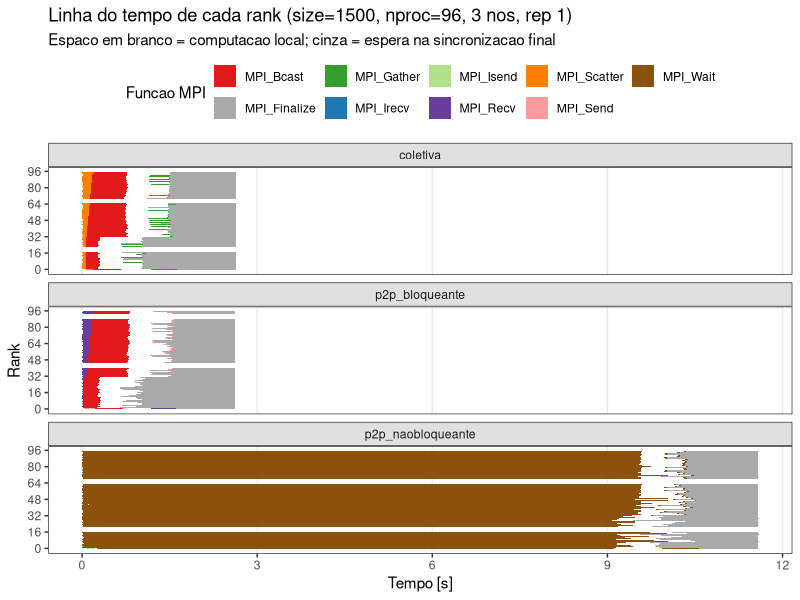
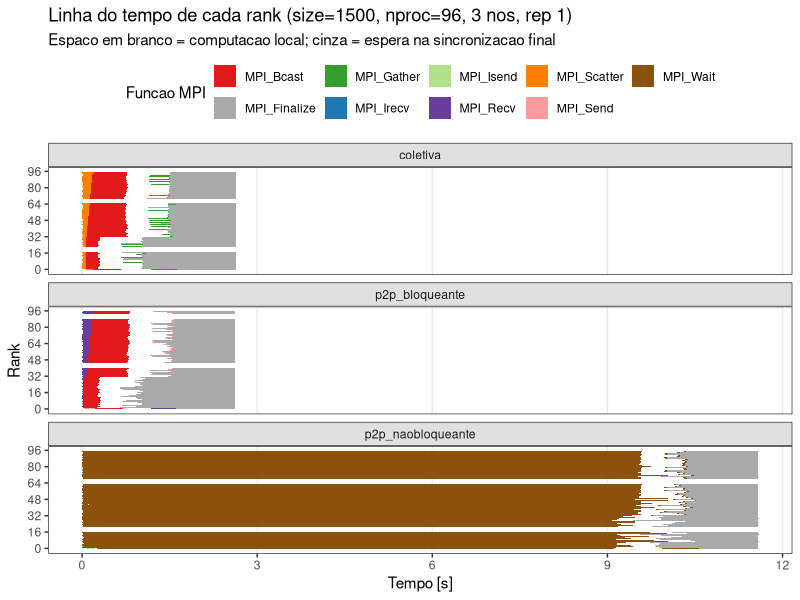
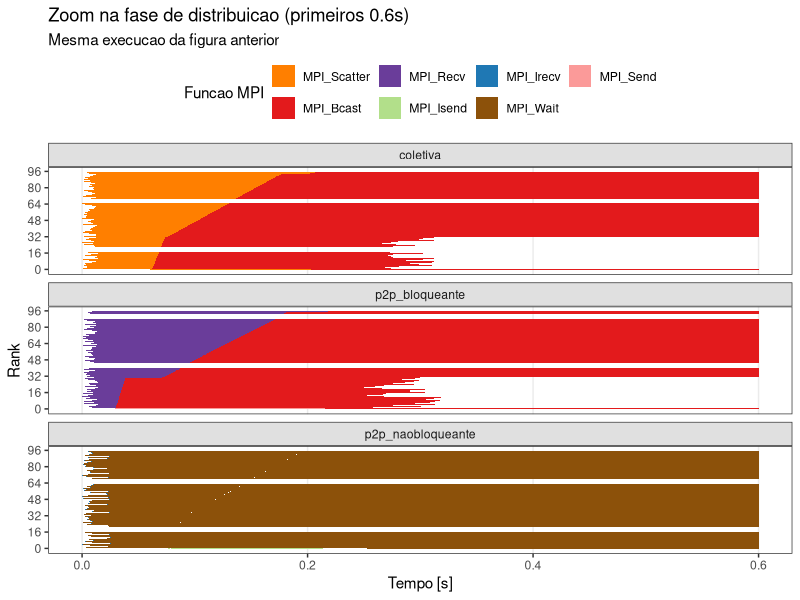
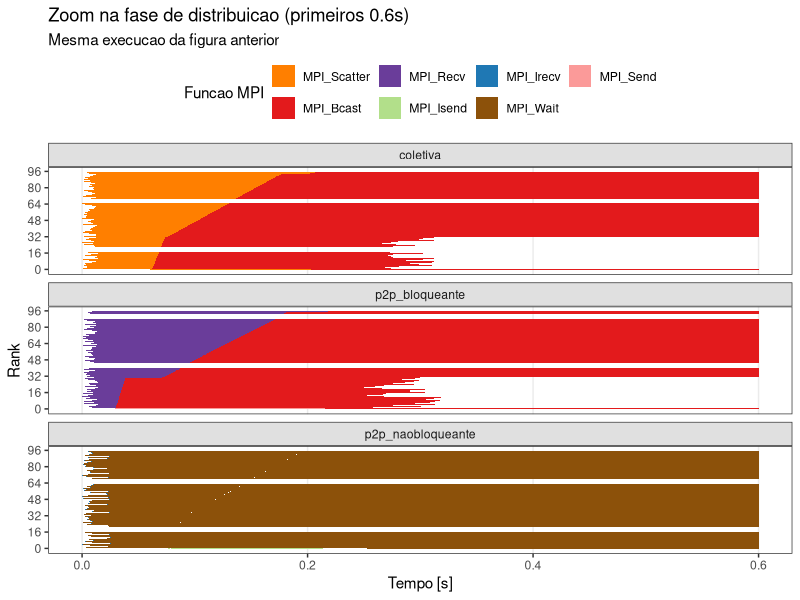

R code for these plots, in order:
library(dplyr)
library(ggplot2)

pdf(NULL)

df <- read.csv("../../results/rastro_completo.csv", stringsAsFactors = FALSE)

# Paleta de cores igual ao gráfico original
cores_funcao <- c(
  "MPI_Bcast"     = "#e31a1c",
  "MPI_Gather"    = "#33a02c",
  "MPI_Isend"     = "#b2df8a",
  "MPI_Scatter"   = "#ff7f00",
  "MPI_Wait"      = "#8c510a",
  "MPI_Finalize"  = "#aaaaaa",
  "MPI_Irecv"     = "#1f78b4",
  "MPI_Recv"      = "#6a3d9a",
  "MPI_Send"      = "#fb9a99",
  "MPI_Comm_rank" = "#dddddd",
  "MPI_Comm_size" = "#dddddd",
  "MPI_Wtime"     = "#dddddd"
)

# Funções a mostrar (exclui as triviais)
funcs_show <- c("MPI_Bcast", "MPI_Gather", "MPI_Isend", "MPI_Scatter",
                "MPI_Wait", "MPI_Finalize", "MPI_Irecv", "MPI_Recv", "MPI_Send")

# Filtrar execução: size=1500, nproc=96, nodes=3, rep=1
gantt <- df %>%
  filter(size == 1500, nproc == 96, nodes == 3, rep == 1,
         funcao %in% funcs_show) %>%
  mutate(
    # Extrair número do rank para ordenação numérica correta
    rank_num = as.integer(sub("rank", "", rank)),
    tipo = recode(tipo,
      "coletiva"          = "coletiva",
      "p2p_bloqueante"    = "p2p_bloqueante",
      "p2p_naobloqueante" = "p2p_naobloqueante"
    ),
    tipo = factor(tipo, levels = c("coletiva", "p2p_bloqueante", "p2p_naobloqueante"))
  )

# ─── Gráfico 1: Gantt Geral ───────────────────────────────────────────────────
p_geral <- ggplot(gantt,
    aes(xmin = inicio, xmax = fim,
        ymin = rank_num - 0.45, ymax = rank_num + 0.45,
        fill = funcao)) +
  geom_rect() +
  facet_wrap(~ tipo, ncol = 1, strip.position = "top") +
  scale_fill_manual(values = cores_funcao, name = "Funcao MPI") +
  scale_y_continuous(breaks = c(0, 16, 32, 48, 64, 80, 96),
                     name = "Rank") +
  scale_x_continuous(name = "Tempo [s]") +
  labs(
    title    = "Linha do tempo de cada rank (size=1500, nproc=96, 3 nos, rep 1)",
    subtitle = "Espaco em branco = computacao local; cinza = espera na sincronizacao final"
  ) +
  theme_bw(base_size = 11) +
  theme(
    legend.position  = "top",
    legend.direction = "horizontal",
    panel.grid.minor = element_blank(),
    panel.grid.major.y = element_blank(),
    strip.background = element_rect(fill = "#e0e0e0")
  ) +
  guides(fill = guide_legend(nrow = 2))

ggsave("../imgs/gantt_geral.pdf", p_geral, width = 11, height = 9)
ggsave("../imgs/gantt_geral.png", p_geral, width = 11, height = 9, dpi = 150)
message("Salvo: gantt_geral.pdf / .png")

# ─── Gráfico 2: Zoom na fase de distribuição (primeiros 0.6s) ────────────────
gantt_zoom <- gantt %>%
  # Clipa os segmentos ao intervalo [0, 0.6]
  filter(inicio < 0.6) %>%
  mutate(fim = pmin(fim, 0.6))

p_zoom <- ggplot(gantt_zoom,
    aes(xmin = inicio, xmax = fim,
        ymin = rank_num - 0.45, ymax = rank_num + 0.45,
        fill = funcao)) +
  geom_rect() +
  facet_wrap(~ tipo, ncol = 1, strip.position = "top") +
  scale_fill_manual(values = cores_funcao, name = "Funcao MPI",
                    # Mostrar só as funções que aparecem nesse zoom
                    breaks = c("MPI_Scatter","MPI_Bcast","MPI_Recv",
                               "MPI_Isend","MPI_Irecv","MPI_Wait","MPI_Send")) +
  scale_y_continuous(breaks = c(0, 16, 32, 48, 64, 80, 96),
                     name = "Rank") +
  scale_x_continuous(name = "Tempo [s]", limits = c(0, 0.6)) +
  labs(
    title    = "Zoom na fase de distribuicao (primeiros 0.6s)",
    subtitle = "Mesma execucao da figura anterior"
  ) +
  theme_bw(base_size = 11) +
  theme(
    legend.position  = "top",
    legend.direction = "horizontal",
    panel.grid.minor = element_blank(),
    panel.grid.major.y = element_blank(),
    strip.background = element_rect(fill = "#e0e0e0")
  ) +
  guides(fill = guide_legend(nrow = 2))

ggsave("../imgs/gantt_dist.pdf", p_zoom, width = 11, height = 9)
ggsave("../imgs/gantt_dist.png", p_zoom, width = 11, height = 9, dpi = 150)
message("Salvo: gantt_dist.pdf / .png")
